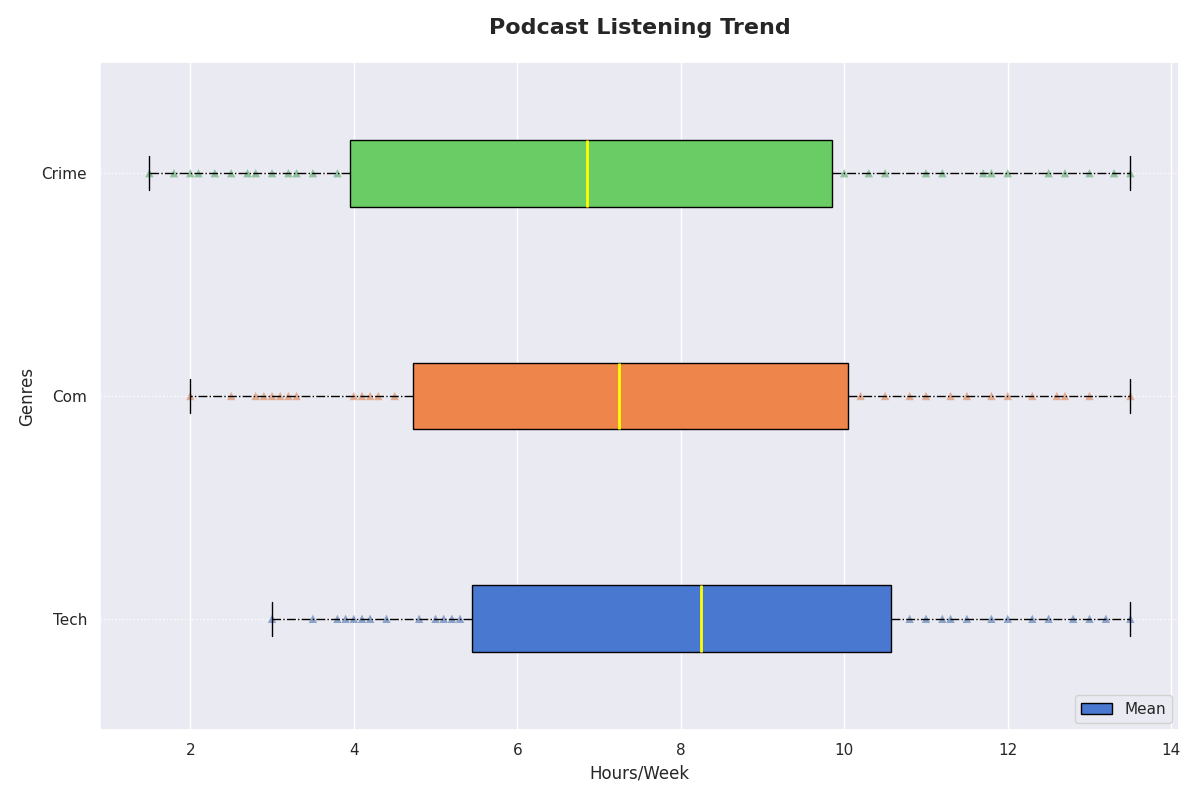

Here is the Python script that generated this plot:
import matplotlib.pyplot as plt
import numpy as np
import seaborn as sns

technology = [3, 3.5, 3.8, 4, 3.9, 4.1, 4.2, 4.4, 5, 4.8, 5.1, 5.3, 5.5, 5.6, 5.2, 5.8, 6, 6.5, 6.2, 6.8, 7, 7.3, 7.5, 7.8, 8, 8.2, 8.5, 8.3, 8.7, 9, 8.9, 9.1, 9.3, 9.5, 9.6, 10, 9.8, 10.2, 10.5, 10.8, 11, 11.3, 11.5, 11.2, 11.8, 12, 12.3, 12.5, 12.8, 13, 13.2, 13.5]
comedy = [2, 2.5, 2.8, 3, 2.9, 3.1, 3.3, 3.2, 4, 4.1, 4.3, 4.5, 4.2, 4.8, 5, 5.5, 5.2, 5.3, 5.6, 6, 6.3, 6.5, 6.2, 6.8, 7, 7.2, 7.4, 7.3, 7.8, 8, 8.3, 8.5, 8.7, 8.5, 9, 9.5, 9.8, 9.6, 10, 10.2, 10.5, 10.8, 11, 11.3, 11.5, 11.8, 12, 12.3, 12.6, 12.7, 13, 13.5]
true_crime = [1.5, 1.8, 2, 2.3, 2.1, 2.5, 2.7, 2.8, 3, 3.2, 3.5, 3.3, 3.8, 4, 4.2, 4.5, 4.3, 4.6, 5, 5.3, 5.5, 5.8, 6, 6.2, 6.5, 6.7, 7, 7.2, 7.5, 8, 8.3, 8.5, 8.2, 8.6, 9, 9.1, 9.5, 9.3, 9.8, 10, 10.3, 10.5, 11, 11.2, 11.7, 11.8, 12, 12.5, 12.7, 13, 13.3, 13.5]

data = [technology, comedy, true_crime]
genres = ['Tech', 'Com', 'Crime']

sns.set(style="darkgrid")

plt.figure(figsize=(12, 8))
box = plt.boxplot(data, patch_artist=True, labels=genres, notch=False, vert=False)

# Change color palette to 'muted'
colors = sns.color_palette("muted", len(genres))
for patch, color in zip(box['boxes'], colors):
    patch.set_facecolor(color)

for i, genre_data in enumerate(data, start=1):
    plt.scatter(genre_data, np.full_like(genre_data, i), alpha=0.6, edgecolor='none', marker='^')

means = [np.mean(genre) for genre in data]
plt.scatter(means, range(1, len(means) + 1), color='darkred', marker='x', label='Mean')

plt.setp(box['whiskers'], color='black', linestyle='-.')
plt.setp(box['caps'], color='black')
plt.setp(box['medians'], color='yellow', linewidth=2)

plt.title('Podcast Listening Trend', fontsize=16, fontweight='bold', pad=20)
plt.ylabel('Genres', fontsize=12)
plt.xlabel('Hours/Week', fontsize=12)

plt.grid(axis='y', linestyle=':', alpha=0.9)

plt.legend(['Mean'], loc='lower right')

plt.tight_layout()

plt.show()
